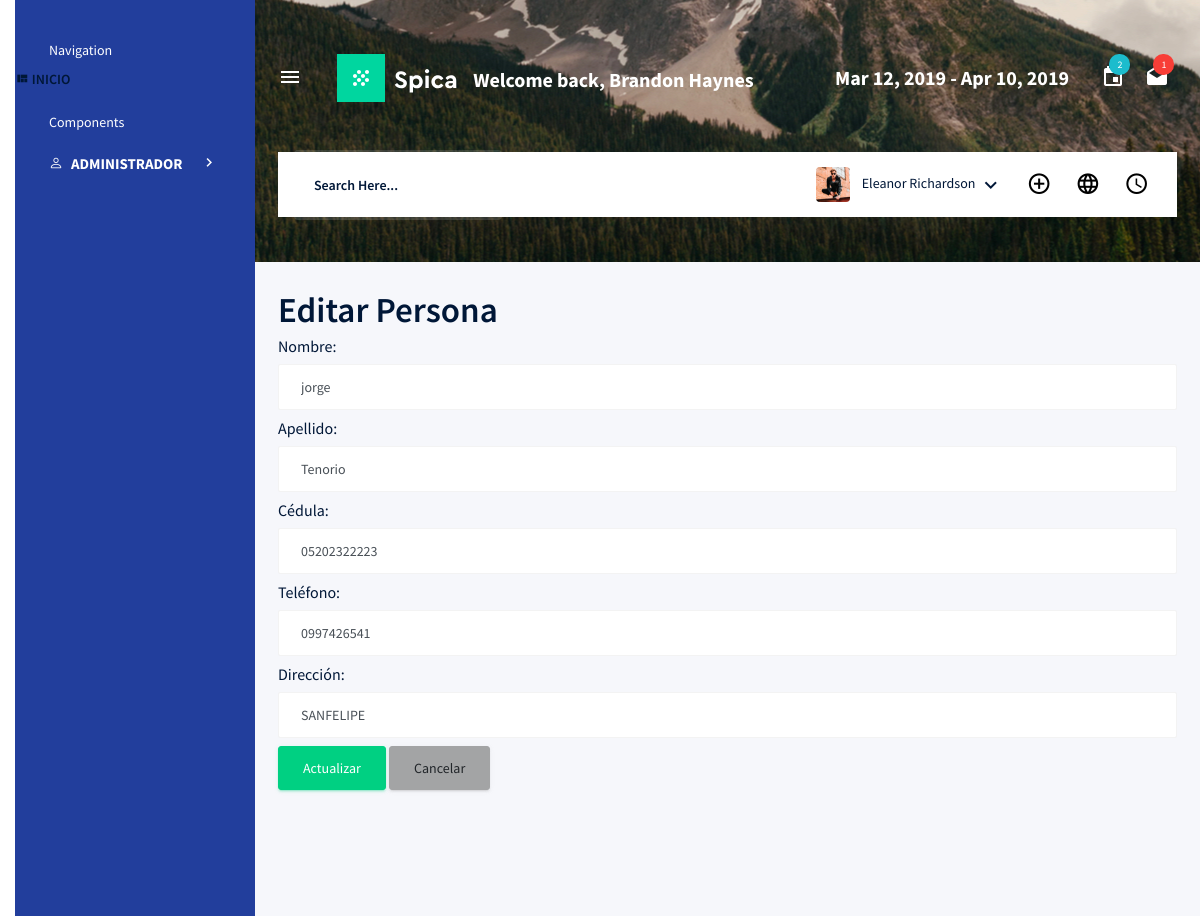
The app's page /personas/editar/2/ with its own data.
### Aplicaciones/mascota/models.py (models this page shows, shortened)
class Persona(models.Model):
    nombre = models.CharField(max_length=100)
    apellido = models.CharField(max_length=100)
    cedula = models.CharField(max_length=20, unique=True)
    telefono = models.CharField(max_length=20)
    direccion = models.CharField(max_length=200)

### Aplicaciones/mascota/views.py (the view, shortened to what this page needs)
# urls.py: path('personas/editar/<int:id>/', views.editar_persona, name='editar_persona'),
def editar_persona(request, id):
    persona = get_object_or_404(Persona, id=id)
    return render(request, 'mascotas/editar_persona.html', {'persona': persona})

### Aplicaciones/mascota/templates/mascotas/editar_persona.html (shortened to what this page needs)
{% extends './index.html' %}
{% block body %}
<h1>Editar Persona</h1>
<form method="post">
    <label>Nombre:</label>
    <input type="text" name="nombre" value="{{ persona.nombre }}" required class="form-control mb-2">
    <label>Apellido:</label>
    <input type="text" name="apellido" value="{{ persona.apellido }}" required class="form-control mb-2">
    <label>Cédula:</label>
    <input type="text" name="cedula" value="{{ persona.cedula }}" required class="form-control mb-2">
    <label>Teléfono:</label>
    <input type="text" name="telefono" value="{{ persona.telefono }}" class="form-control mb-2">
    <label>Dirección:</label>
    <input type="text" name="direccion" value="{{ persona.direccion }}" class="form-control mb-2">
    <button type="submit" class="btn btn-success">Actualizar</button>
    <a href="{% url 'listar_personas' %}" class="btn btn-secondary">Cancelar</a>
</form>
{% endblock %}

### records on screen
Persona: nombre "jorge", apellido "Tenorio", cedula "05202322223", telefono "0997426541", direccion "SANFELIPE"
